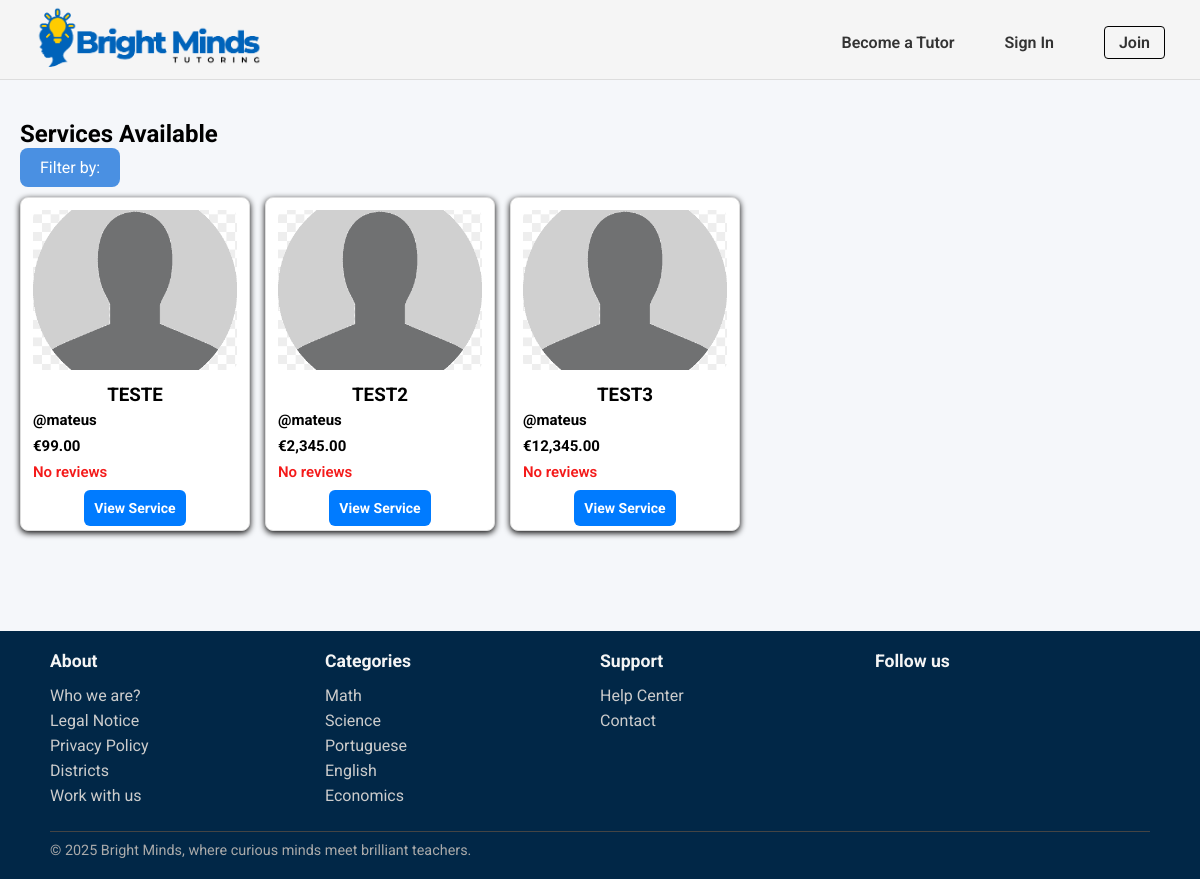
/pages/services_list.php, run on an earlier commit of the app's database.
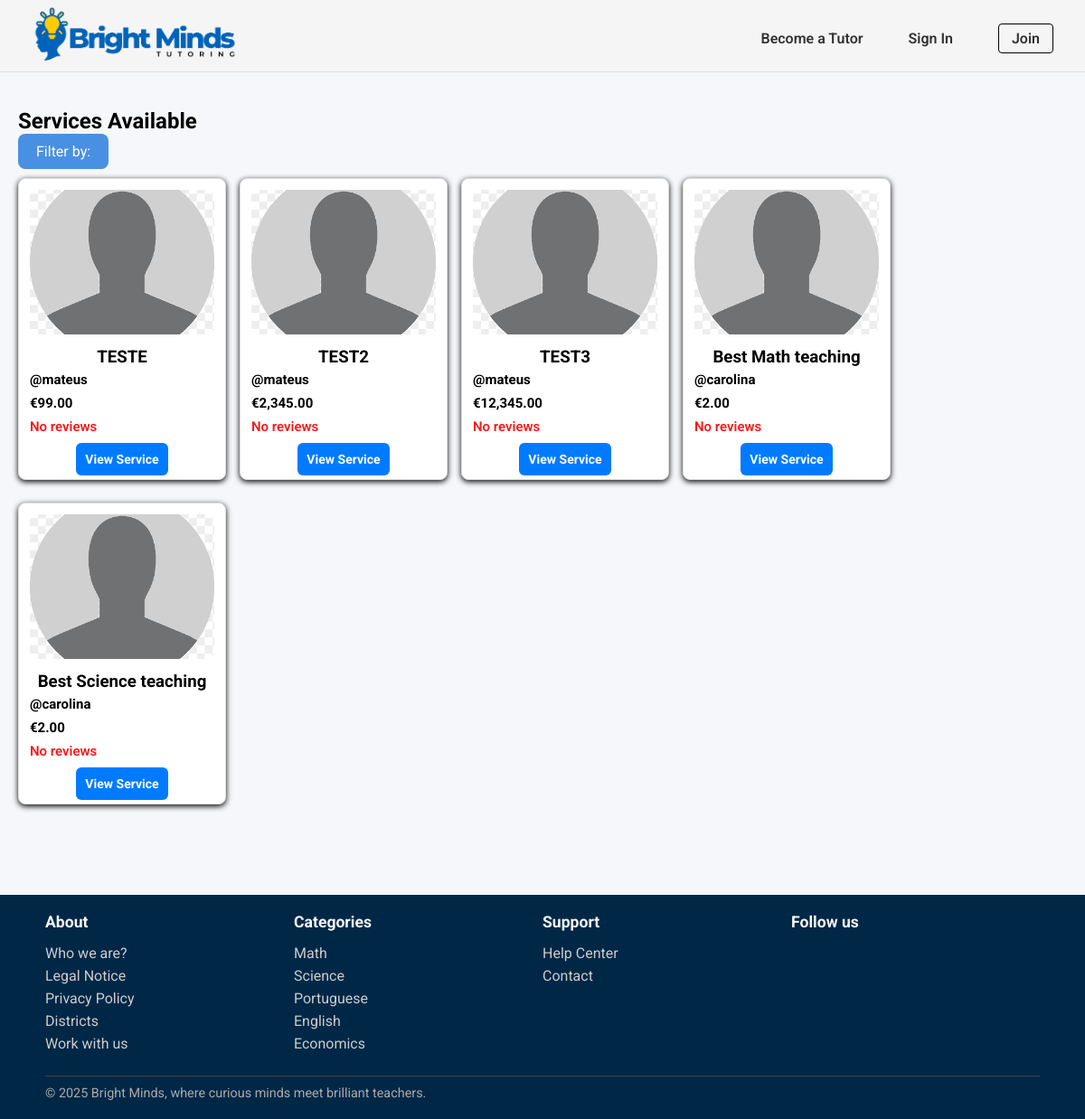
And on a later commit of the database.
### tables this page shows
CREATE TABLE Service(
    service_id INTEGER PRIMARY KEY,
    freelancer_id INTEGER NOT NULL,
    title TEXT NOT NULL,
    category_name TEXT NOT NULL,
    description TEXT NOT NULL,
    duracao INTEGER NOT NULL,
    price REAL NOT NULL,
    service_type TEXT CHECK(service_type IN ('individual presencial', 'grupo presencial', 'individual online','grupo online', 'revisão trabalhos')) NOT NULL,
    num_sessoes INTEGER NOT NULL,
    status TEXT CHECK(status IN ('ativo', 'inativo')) DEFAULT 'ativo',
    max_students INTEGER,
    FOREIGN KEY (freelancer_id) REFERENCES Freelancers(freelancer_id) ON UPDATE CASCADE ON DELETE CASCADE,
    FOREIGN KEY (category_name) REFERENCES Category(category_name) ON UPDATE CASCADE ON DELETE RESTRICT
);

CREATE TABLE User (
    user_id INTEGER PRIMARY KEY,
    username TEXT UNIQUE NOT NULL,
    name TEXT NOT NULL,
    birth_date DATE,
    email TEXT UNIQUE NOT NULL,
    password TEXT NOT NULL,
    usertype TEXT CHECK(usertype IN ('student', 'tutor', 'admin')) NOT NULL,
    address TEXT,
    postal_code TEXT,
    city TEXT,
    registration_date DATE NOT NULL,
    profile_image TEXT
);

CREATE TABLE Category(
    category_name TEXT PRIMARY KEY
);

### pages/services_list.php (called while the page is built)
<?php
    require_once(__DIR__. '/../templates/common.tpl.php');
    require_once(__DIR__.'/../database/connection.db.php');
    require_once(__DIR__.'/../database/service.class.php');
    require_once(__DIR__.'/../database/categories.php');
    require_once(__DIR__. '/../templates/services.tpl.php');
    $session = new Session();
    $db = getDatabaseConnection();
    $categories = getAllCategories($db);
    $category = $_GET['category']?? null;
    $service = $_GET['service_type'] ?? null;
    $min_price = (!empty($_GET['min_price'])) ? floatval($_GET['min_price']) : null;
    $max_price = (!empty($_GET['max_price'])) ? floatval($_GET['max_price']) : null;
    $min_rating = (!empty($_GET['min_rating'])) ? floatval($_GET['min_rating']) : null;
    $max_rating = (!empty($_GET['max_rating'])) ? floatval($_GET['max_rating']) : null;
    $services = getServices($db,$category,$service,$min_price,$max_price,$min_rating,$max_rating);
    drawHeader($session);
    drawServices($services,$category,$service);
    drawFooter($categories);
    ?>

### utils/session.php (called while the page is built, shortened)
<?php
  class Session {
    public function isLoggedIn() : bool {
      return isset($_SESSION['id']);
    }
  }
?>

### database/service.class.php (called while the page is built, shortened)
<?php
function getServices(PDO $db, ?string $category, ?string $service_type, ?float $min_price, ?float $max_price,?int $min_rating, ?int $max_rating): array {
    $query = '
        SELECT s.service_id, s.title, s.price, s.service_type,
               u.name AS freelancer_name, u.user_id,
               (SELECT AVG(r.rating) FROM Review r
                JOIN Booking b ON r.booking_id = b.booking_id
                WHERE b.service_id = s.service_id) AS avg_rating
        FROM Service s
        JOIN Freelancer f ON s.freelancer_id = f.freelancer_id
        JOIN User u ON f.freelancer_id = u.user_id
        WHERE s.status = "ativo"
        ';
    $params = [];
    $stmt = $db->prepare($query);
    $stmt->execute($params);
    $services = [];
    while ($row = $stmt->fetch(PDO::FETCH_ASSOC)) {
        $user = User::getUserbyId($db, intval($row['user_id']));
        $profileImage = $user->getPhoto();
        $row['profile_image'] = $profileImage;
        $services[] = $row;
    }
    return $services;
}
?>

### database/categories.php (called while the page is built, shortened)
<?php
  function getAllCategories(PDO $db) {
    $stmt = $db->prepare('SELECT category_name
                          FROM Category');
    $stmt->execute();
    return $stmt->fetchAll();
  }
?>

### templates/services.tpl.php (the view, shortened to what this page needs)
<?php function drawServices(array $services, ?string $category, ?string $service_type){ ?>
    <section id="services">
      <h2>Services Available</h2>
      <form method="GET" action="services_list.php" class="filter-dropdown">
          <button type = "button" class = "filter-button" onclick= "toggleDropdown()" >
            <span>Filter by:</span>
          </button>
      </form>
        <div class="services-button">
            <?php foreach ($services as $service) {
              $profileImage = $service['profile_image'];
            ?>
                <div class="service-card">
                    <div class="service-img-container">
                      <img class="profile-photo" src="<?= htmlspecialchars($profileImage) ?>" alt="Freelancer profile photo">
                    </div>
                    <div class="service-details">
                        <p class="service-name"><h3><?= htmlspecialchars($service['title']) ?><h3>
                        <p class="service-description"><?= htmlspecialchars($service['description']) ?>
                        <p class="freelancer-name">@<?= htmlspecialchars($service['freelancer_name']) ?></p>
                        <p class="price">€<?= number_format($service['price'], 2) ?></p>
                        <p class="rating">
                            <?php
                            $avg = round($service['avg_rating'], 1);
                            if ($avg) {
                                echo $avg . " ★";
                            } else {
                                echo "No reviews";
                            }
                            ?>
                        </p>
                        <a href="service_detail.php?id=<?= $service['service_id'] ?>" class="view-service-btn">View Service</a>
                    </div>
                </div>
            <?php } ?>
        </div>
    </section>
<?php } ?>

### templates/common.tpl.php (shortened to what this page needs)
<?php
    require_once(__DIR__. '/../utils/session.php');
?>
<?php function drawHeader(Session $session){ ?>
    <!DOCTYPE html>
    <html>
        <head>
            <link rel="stylesheet" href="../css/style.css">
            <link rel="stylesheet" href="../css/profile.css">
            <link rel="stylesheet" href="../css/services.css">
            <link rel="stylesheet" href="../css/service_detail.css">
            <link rel="stylesheet" href="../css/admin.css">
            <link rel="stylesheet" href="../css/services_manage.css">
        </head>
        <body>
            <header>
                <nav>
                    <a href="../pages/index.php"><img id="logo" src="../docs/BrightMinds_logo.png" alt="BrightMinds Logo"></a>
                    <?php
                        if($session->isLoggedIn()) drawUserNav($session);
                        else drawVisitorNav();
                    ?>
                </nav>
            </header>
            <main>
<?php } ?>
<?php function drawVisitorNav() { ?>
    <ul class="visitor-nav-links">
        <li><a href="../pages/sign_up.php">Become a Tutor</a></li>
        <li><a href="../pages/login.php">Sign In</a></li>
        <li><a href="../pages/sign_up.php" class="join-btn">Join</a></li>
    </ul>
<?php } ?>
<?php function drawFooter(array $categories){ ?>
            </main>
            <footer>
                <div class="footer-content">
                    <section class="footer-column">
                        <h3>About</h3>
                        <ul>
                            <li><a href="">Who we are?</a></li>
                            <li><a href="">Legal Notice</a></li>
                            <li><a href="">Privacy Policy</a></li>
                            <li><a href="">Districts</a></li>
                            <li><a href="">Work with us</a></li>
                        </ul>
                    </section>
                    <section class="footer-column">
                        <h3>Categories</h3>
                        <ul>
                            <?php foreach($categories as $category){ ?>
                                <li>
                                    <a href=""><?=$category['category_name']?>
                                    </a>
                                </li>
                            <?php } ?>
                        </ul>
                    </section>
                    <section class="footer-column">
                        <h3>Support</h3>
                        <ul>
                            <li><a href="#">Help Center</a></li>
                            <li><a href="#">Contact</a></li>
                        </ul>
                    </section>
                    <section class="footer-column">
                        <h3>Follow us</h3>
                    </section>
                    <div class="footer-bottom">
                        <hr>
                        <p>© 2025 Bright Minds, where curious minds meet brilliant teachers.</p>
                    </div>
                </div>
            </footer>
        </body>
    </html>
<?php } ?>

### css/style.css (style rules this page uses)
* { font-family: "Roboto"; margin:0; padding:0; box-sizing: border-box; }
body { background-color: #f5f7fa; }
header { font-family: "Roboto"; font-style: normal; background-color: whitesmoke; border-bottom: 1px solid #ddd; height: 80px; width: 100%; position: fixed; top:0; left:0; }
nav { display: flex; align-items: center; justify-content: space-between; padding: 5px 35px; }
.visitor-nav-links { list-style: none; display: flex; align-items: center; gap: 50px; }
#logo { height:70px; width: auto; }
a { text-decoration:none; }
.visitor-nav-links li a, .user-nav a { color: #333; font-weight: 600; font-size: 16px; }
.join-btn { padding: 6px 14px; border: 1px solid #000; border-radius: 4px; background-color: transparent; font-weight: bold; cursor: pointer; }
footer { font-family: "Roboto", sans-serif; background-color: #012747; color: #fff; padding: 20px 50px; }
.footer-content { display:grid; grid-template-columns: repeat(4, 1fr); grid-template-rows: auto auto; row-gap: 20px; }
.footer-bottom { grid-column: 1 / -1; }
.footer-column h3 { font-size: 1.1rem; margin-bottom: 15px; color: #f5f5f5; }
.footer-column ul { list-style: none; }
.footer-column ul li { margin-bottom: 6px; }
.footer-column ul li a { text-decoration: none; color: #ccc; }
.footer-bottom { text-align: start; font-size: 0.9rem; color: #aaa; }
.footer-bottom hr { border: none; border-top: 1px solid #444; margin-bottom: 10px; }

### css/profile.css (style rules this page uses)
* { font-family: "Roboto"; margin:0; padding:0; box-sizing: border-box; }

### css/services.css (style rules this page uses)
#services { margin-top: 100px; margin-bottom: 80px; padding: 20px; }
.services-button { display: flex; flex-wrap: wrap; justify-content: flex-start; gap: 15px; }
.service-card { border: 1px solid #ddd; border-radius: 8px; width: 230px; padding: 12px; background: white; box-shadow: 0 2px 6px rgba(0, 0, 0, 0.986); text-align: center; display: flex; flex-direction: column; margin-top: 10px; }
.profile-photo { width: 100%; height: 160px; object-fit: cover; border-radius: 8px; margin-bottom: 10px; }
.freelancer-name { font-weight: bold; color: #000000; margin: 5px 0; text-align: left; font-size: 15px; }
.price { color: #000000; font-weight: bold; font-size: 15px; margin: 8px 0; text-align: left; }
.rating { color: #f41a1a; font-weight: 600; font-size: 15px; text-align: left; margin-bottom: 15px; }
.view-service-btn { background-color: #007bff; color: white; font-size: 14px; padding: 10px; border: none; border-radius: 6px; cursor: pointer; transition: background-color 0.3s ease; width: 100%; margin-top: 30px; }
.filter-button { background-color: #4A90E2; color: white; padding: 10px 20px; margin-top:1; border: none; border-radius: 8px; font-size: 16px; cursor: pointer; }
.filter-dropdown { position: relative; display: inline-block; }

### css/services_manage.css (style rules this page uses)
a { color: #0066cc; text-decoration: none; }

What changed in the data, as far as the page shows it:
added service: title "Best Math teaching", user.name "carolina", price "2.00"
added service: title "Best Science teaching", user.name "carolina", price "2.00"
